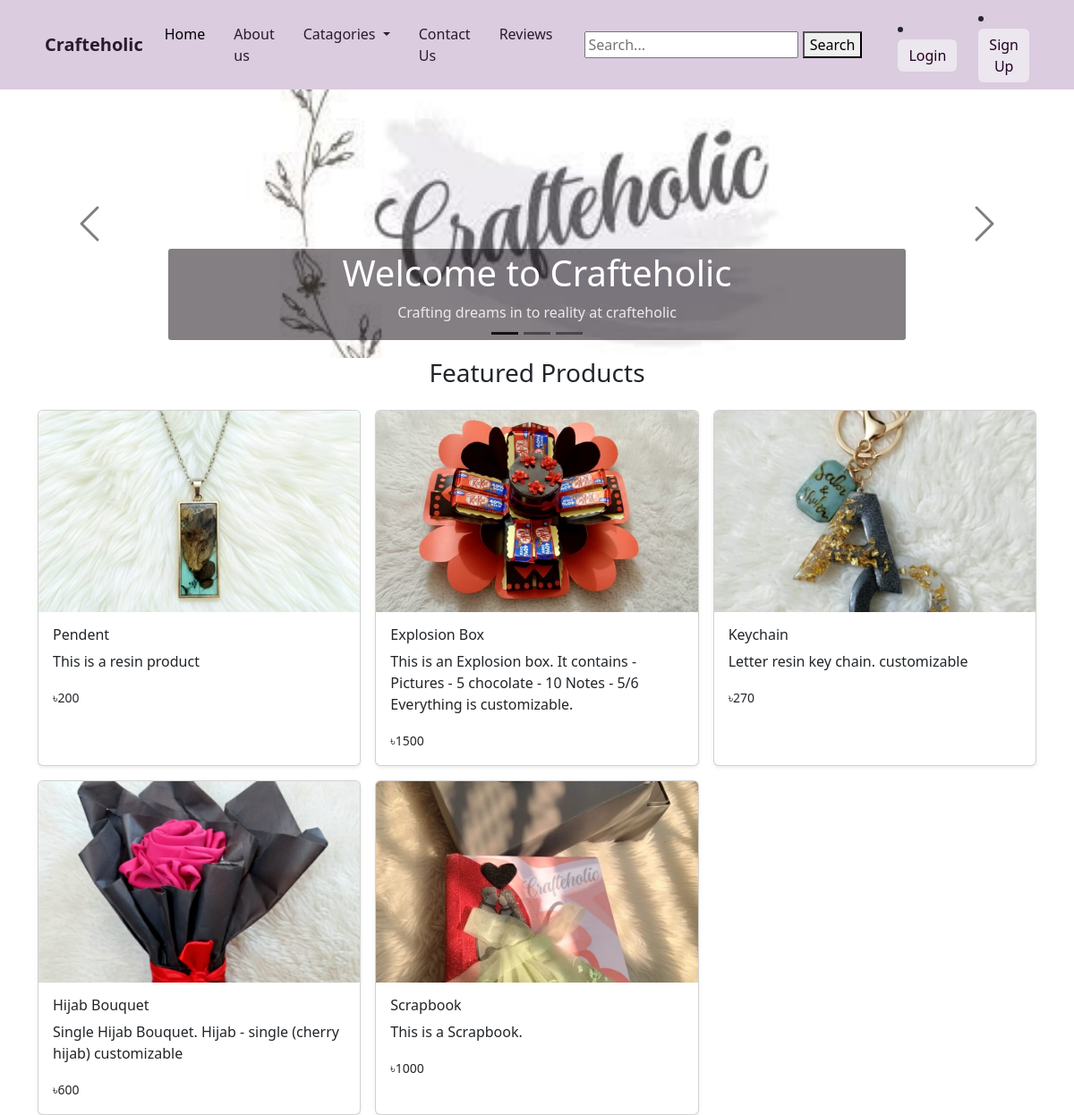
The page / on the database its author committed.
### Home/models.py (models this page shows, shortened)
class Product(models.Model):
    CATEGORY_CHOICES = [
        ('resin', 'Resin Art'),
        ('custom', 'Customised Work'),
        ('chocolate', 'Chololate Box'),
        ('ScrapBook', 'Scrapbook'),
    ]
    name = models.CharField(max_length=200)
    category = models.CharField(max_length=50, choices=CATEGORY_CHOICES)
    price = models.PositiveIntegerField()
    image = models.ImageField(upload_to='products/')
    short_description = models.TextField(max_length=300, blank=True)
    is_featured = models.BooleanField(default=False)
    created_at = models.DateTimeField(auto_now_add=True)

### Home/views.py (the view)
# urls.py: path('', views.index, name='Home'),
def index(request):
    products = Product.objects.filter(is_featured=True)[:5]
    cart_items_count = 0
    return render(request, 'Home/index.html', {'products': products,'cart_items_count': cart_items_count})

### crafteholic/templates/Home/index.html (shortened to what this page needs)
{% extends "base.html" %}
{% load static %}
{% block body %}
<div class="container-fluid ">
  <div id="carouselExampleCaptions" class="carousel slide">
  <div class="carousel-indicators">
    <button type="button" data-bs-target="#carouselExampleCaptions" data-bs-slide-to="0" class="active" aria-current="true" aria-label="Slide 1"></button>
    <button type="button" data-bs-target="#carouselExampleCaptions" data-bs-slide-to="1" aria-label="Slide 2"></button>
    <button type="button" data-bs-target="#carouselExampleCaptions" data-bs-slide-to="2" aria-label="Slide 3"></button>
  </div>
  <div class="carousel-inner">
    <div class="carousel-item active">
      <img src="{% static 'Logo.jpeg' %}" class="d-block w-100" alt="...">
      <div class="carousel-caption d-none d-md-block">
        <h1>Welcome to Crafteholic</h1>
        <p>Crafting dreams in to reality at crafteholic</p>
      </div>
    </div>
  </div>
  <button class="carousel-control-prev" type="button" data-bs-target="#carouselExampleCaptions" data-bs-slide="prev">
    <span class="carousel-control-prev-icon" aria-hidden="true"></span>
  </button>
  <button class="carousel-control-next" type="button" data-bs-target="#carouselExampleCaptions" data-bs-slide="next">
    <span class="carousel-control-next-icon" aria-hidden="true"></span>
  </button>
  </div>
</div>
<h3 class="text-center mb-4">Featured Products</h3>
<div class="container">
  <div class="row row-cols-1 row-cols-sm-2 row-cols-md-3 g-3">
    {% for product in products %}
    <div class="col">
      <div class="card shadow-sm h-100">
        {% if product.image %}
          <img src="{{ product.image.url }}" class="card-img-top" style="height:225px; object-fit:cover;" alt="{{ product.name }}">
        {% else %}
          <img src="{% static 'images/default_product.jpg' %}" class="card-img-top" style="height:225px; object-fit:cover;" alt="No Image">
        {% endif %}
        <div class="card-body">
          <h6>{{ product.name }}</h6>
          <p>{{ product.short_description }}</p>
          <small>৳{{ product.price }}</small>
        </div>
      </div>
    </div>
    {% endfor %}
  </div>
</div>
{% endblock body %}

### static/style.css (style rules this page uses)
.carousel-item img { height: 300px; width: 300%; object-fit: cover; object-position: center; }
.carousel-caption h5, .carousel-caption p { color: #edeaed; }
.carousel-caption { background: rgba(8, 0, 9, 0.5); padding: 3px; border-radius: 3px; }
.carousel-control-prev-icon, .carousel-control-next-icon { filter: invert(1); }
.carousel-control-prev-icon, .carousel-control-next-icon { width: 3rem; height: 3rem; }
.carousel-indicators [data-bs-target] { background-color: #141313; }

### rows shown on the page
Product: image (picture), name "Pendent", short_description "This is a resin product", price "200"
Product: image (picture), name "Explosion Box", short_description "This is an Explosion box. It contains - Pictures - 5 chocolate - 10 Notes - 5/6 Everything is customizable.", price "1500"
Product: image (picture), name "Keychain", short_description "Letter resin key chain. customizable", price "270"
Product: image (picture), name "Hijab Bouquet", short_description "Single Hijab Bouquet. Hijab - single (cherry hijab) customizable", price "600"
Product: image (picture), name "Scrapbook", short_description "This is a Scrapbook.", price "1000"
